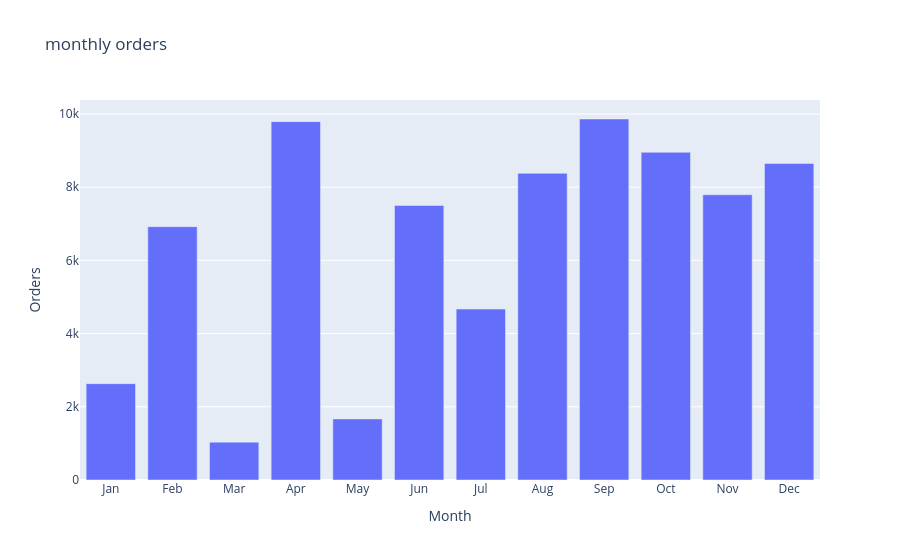

Here is the notebook cell this chart was saved with:
### Code cell
## Create a bar chart showing monthly orders
bar_chart = px.bar(revenue_df,
                   x="Month",
                   y="Orders",
                   title="monthly orders"
                   )
bar_chart.show()

### Figure 1 — Plotly figure (JSON) as saved in the notebook; plotly's stock layout.template omitted (floating-point values rounded to 4 significant figures)
{"data": [{"hovertemplate": "Month=%{x}<br>Orders=%{y}<extra></extra>", "legendgroup": "", "marker": {"color": "#636efa", "pattern": {"shape": ""}}, "name": "", "orientation": "v", "showlegend": false, "textposition": "auto", "type": "bar", "x": ["Jan", "Feb", "Mar", "Apr", "May", "Jun", "Jul", "Aug", "Sep", "Oct", "Nov", "Dec"], "xaxis": "x", "y": [2632, 6920, 1034, 9790, 1669, 7500, 4670, 8378, 9862, 8952, 7793, 8648], "yaxis": "y"}], "layout": {"barmode": "relative", "legend": {"tracegroupgap": 0}, "title": {"text": "monthly orders"}, "xaxis": {"anchor": "y", "domain": [0, 1], "title": {"text": "Month"}}, "yaxis": {"anchor": "x", "domain": [0, 1], "title": {"text": "Orders"}}}}
